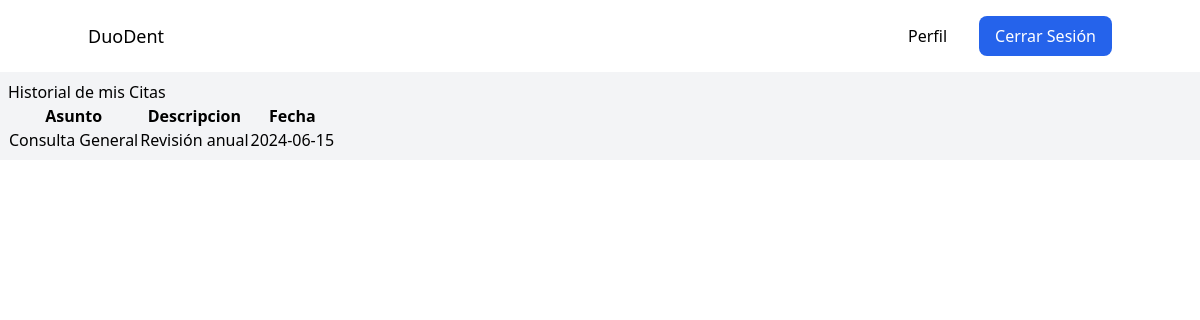
Page /miscitas.php (signed in) on the committed database.
### tables this page shows
CREATE TABLE Citas (
    ID_Cita INTEGER PRIMARY KEY auto_increment,
    Asunto VARCHAR(100),
    Descripcion VARCHAR(255),
    Fecha DATE,
    Hora TIME,
    Tiempo TIME,
    Estado VARCHAR(20),
    Id_User INTEGER NOT NULL,
    FOREIGN KEY (Id_User) REFERENCES User(ID_User)
);

### models/Citas.php (called while the page is built, shortened)
<?php
class Citas
{
    public function mostrarMisCitas($id)
    {
        $conn = new Conn();
        $conexion = $conn->conectar();
        $resultados = [];
        $sql = "SELECT * FROM citas WHERE Id_User = ?";
        $stmt = $conexion->prepare($sql);
        if ($stmt->execute([$id])) {
            while ($fila = $stmt->fetch(PDO::FETCH_ASSOC)) {
                $resultados[] = $fila;
            }
        } else {
            error_log('Error al ejecutar la consulta: ' . $stmt->errorInfo()[2]);
        }
        return $resultados;
    }
}

### controllers/CitaController.php (called while the page is built, shortened)
<?php
require_once "models/Citas.php";
class CitasController
{
    public function mostrarMisCitas($id)
    {
        $citas = new Citas();
        return $citas->mostrarMisCitas($id);
    }
}

### miscitas.php (the view, shortened to what this page needs)
<?php
require_once "controllers/CitaController.php";
$citaController = new CitasController();
$citas = $citaController->mostrarMisCitas($_SESSION["id"]);
?>
<?php
require_once 'layout/header.php';
require_once 'layout/nav.php';
?>
<div class="p-2 bg-gray-100">
    <h2>Historial de mis Citas</h2>
    <table>
        <thead>
            <tr>
                <th>Asunto</th>
                <th>Descripcion</th>
                <th>Fecha</th>
            </tr>
        </thead>
        <tbody>
            <?php foreach ($citas as $cita) : ?>
                <tr>
                    <td><?php echo $cita["Asunto"] ?></td>
                    <td><?php echo $cita["Descripcion"] ?></td>
                    <td><?php echo $cita["Fecha"] ?></td>
                </tr>
            <?php endforeach; ?>
        </tbody>
    </table>
</div>

### rows in the picture
citas: Asunto "Consulta General", Descripcion "Revisión anual", Fecha "2024-06-15"
